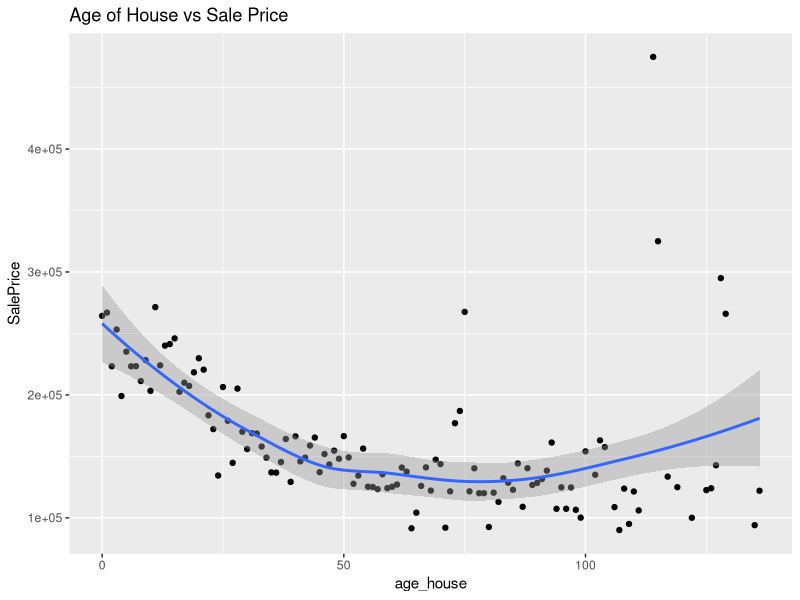
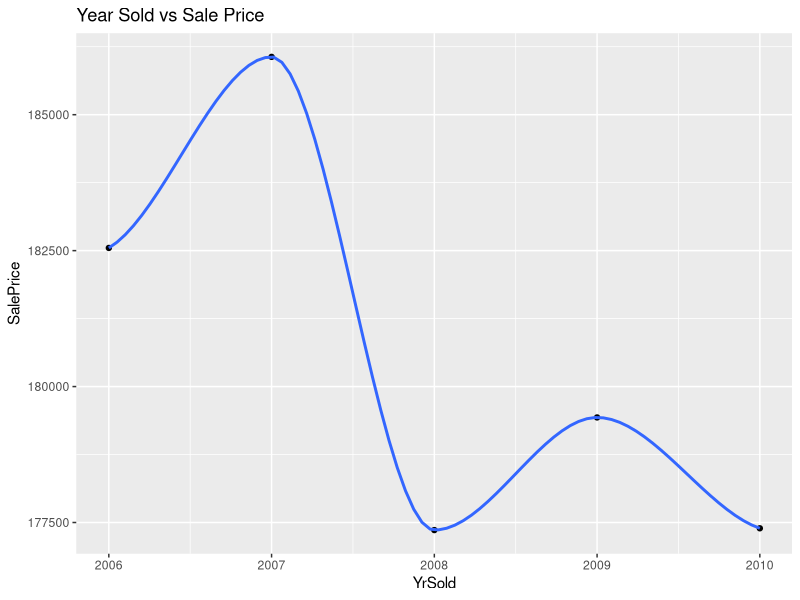
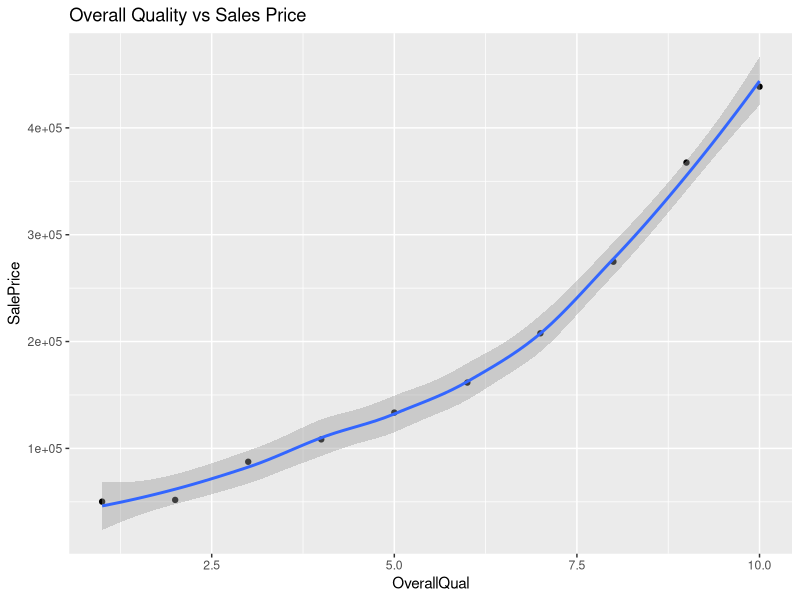
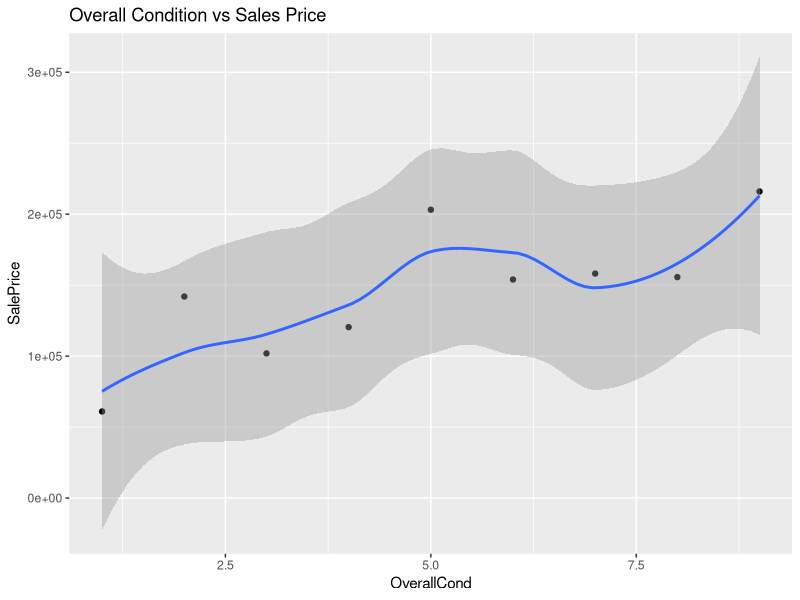
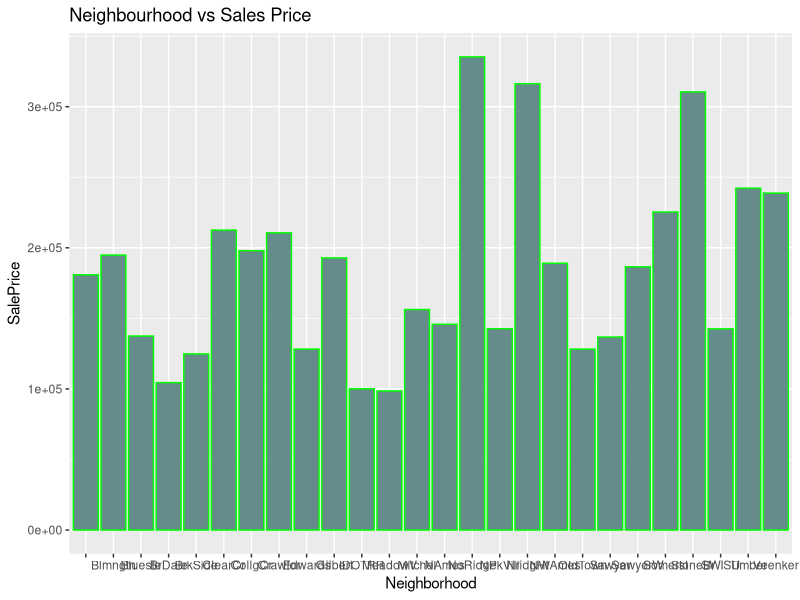
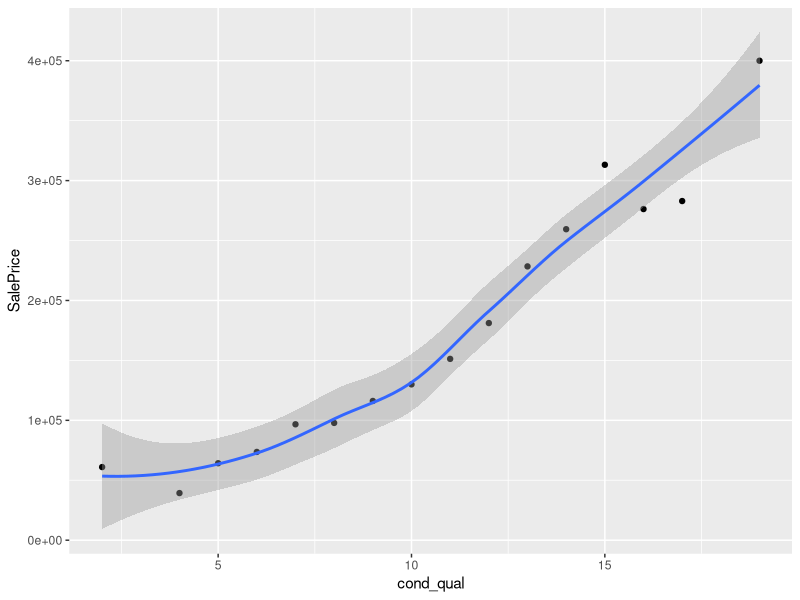

Here is the R script that generated these plots, in order: (Note: this script raises an error after producing the figures.)
library(ggplot2)
library(dplyr)
library(tidyr)
library(data.table)


setwd("/Users/mujtabagul/House_Prices/Datasets/")
dat_house = fread("train.csv")

### FEATURE ENGINEERING
dat_house$Remodelling = ifelse((dat_house$YearRemodAdd - dat_house$YearBuilt) > 0, "YES", "NO")
dat_house$BsmtUnf_prop = (dat_house$BsmtUnfSF/dat_house$TotalBsmtSF) %>% is.finite()
dat_house$age_house = dat_house$YrSold - dat_house$YearBuilt
dat_house$cond_qual = dat_house$OverallCond + dat_house$OverallQual

all_cols = dat_house %>% colnames()

dat_house %>% group_by(Id) %>% summarise_if(is.numeric,mean) 

### PLOTS
    dat_house %>% group_by(age_house) %>%
             summarize(SalePrice = mean(SalePrice)) %>%
             ggplot(aes(age_house,SalePrice)) +
             geom_point() +
             geom_smooth() +
             ggtitle("Age of House vs Sale Price")
    
    dat_house %>% group_by(YrSold) %>%
      summarize(SalePrice = mean(SalePrice)) %>%
      ggplot(aes(YrSold,SalePrice)) +
      geom_point() +
      geom_smooth() +
      ggtitle("Year Sold vs Sale Price")
    
    dat_house %>% group_by(OverallQual) %>%
      summarise( SalePrice = mean(SalePrice)) %>%
      ggplot(aes(OverallQual,SalePrice)) +
      geom_point() +
      geom_smooth() +
      ggtitle("Overall Quality vs Sales Price")

    dat_house %>% group_by(OverallCond) %>%
      summarise( SalePrice = mean(SalePrice)) %>%
      ggplot(aes(OverallCond,SalePrice)) +
      geom_point() +
      geom_smooth() +
      ggtitle("Overall Condition vs Sales Price")
    
    dat_house %>% group_by(Neighborhood) %>%
      summarise( SalePrice = mean(SalePrice)) %>%
      ggplot(aes(Neighborhood)) +
      geom_bar(aes(y=SalePrice), stat='identity',colour='green',fill='paleturquoise4') +
      ggtitle("Neighbourhood vs Sales Price")
  
    dat_house %>% group_by(cond_qual) %>%
      summarise( SalePrice = mean(SalePrice)) %>%
      ggplot(aes(cond_qual, SalePrice)) +
      geom_point() +
      geom_smooth()

    
    
#### WORKING ON TRAIN_MUJTABA (Pre-processing)
    train_mujtaba$SalePrice = train_madhup$SalePrice
    train_mujtaba$Alley = train_mujtaba$Alley %>% as.character()
    train_mujtaba$Alley = train_mujtaba$Alley %>% replace_na("No Access")
    #train_mujtaba$Alley[which(is.na(train_mujtaba$Alley))]="No Access"    Another way to replace NAs 
    